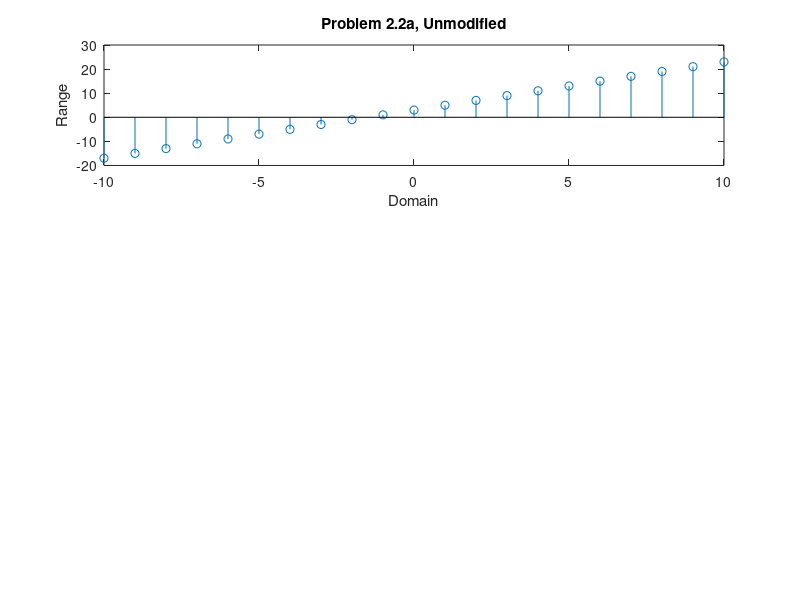

The MATLAB source for this figure: (Note: this script raises an error after producing the figure.)

% n1=1;
% n2=10;
% n_p=7;
% [y,n]=unit_step(n1,n2,n_p);
%stem(n,y);

% n=-10:0.1:10;
% x=sin(n);
% n_d=2;
% [m,y]=time_shifting(x, n, n_d);
%plot(m,y);

% P2.2
n=-10:10;
x=(2*n+3);
% P2.2a
figure;
subplot(3,1,1);
stem(n,x);
title('Problem 2.2a, Unmodified');
xlabel('Domain');
ylabel('Range');
% P2.2b
n_d=3;
[m,y]=time_shifting(x, n, n_d);
subplot(3,1,2);
stem(m,y);
title('Problem 2.2b, Time Shifting');
xlabel('Domain');
ylabel('Range');
% P2.2c
[y,m]=time_reversal(x, n);
subplot(3,1,3);
stem(m,y);
title('Problem 2.2c, Time Reversal');
xlabel('Domain');
ylabel('Range');

% problem 2.3
n=-10:10;
[y1,m1]=unit_impulse(-10, 10, -4);
[y2,m2]=(unit_impulse(-10, 10, 2));
y1=y1*5;
y2=y2*2;
y=y1-y2;
figure;
stem(n, y);
title('Problem 2.3');
xlabel('Domain');
ylabel('Range');

% problem 2.4
n=-10:10;
[y1,m1]=unit_step(-10, 10, 0);
[y2,m2]=unit_step(-10, 10, 4);
y=y1-y2;
figure;
stem(n, y);
title('Problem 2.4');
xlabel('Domain');
ylabel('Range');

% fliplr
